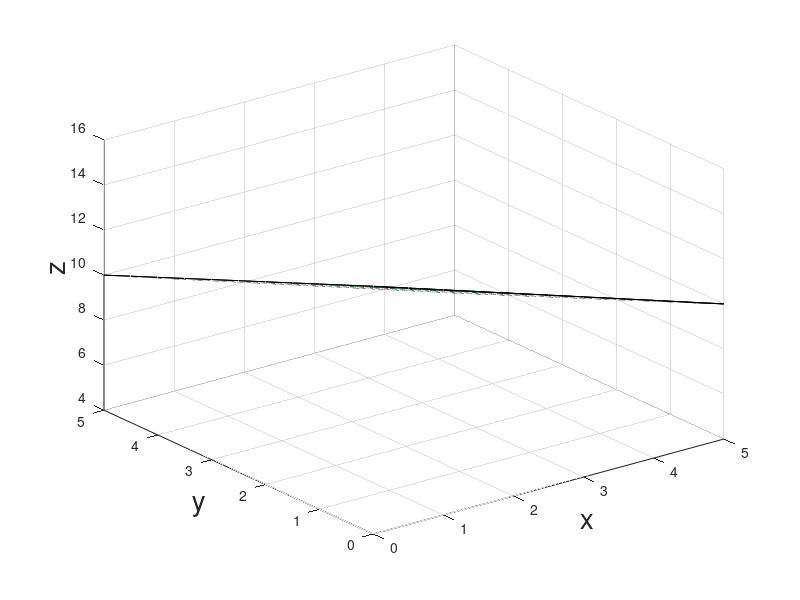

Write the MATLAB code that produced this figure.
a1=input("input a1: "); # вектор нормалі 1
b1=input("input b1: ");
c1=input("input c1: ");

x1=input("input x1: "); # точка для площини 1
y1=input("input y1: ");
z1=input("input z1: ");

d1=-a1*x1-b1*y1-c1*z1;

a2=input("input a2: "); # вектор нормалі 2
b2=input("input b2: ");
c2=input("input c2: ");

x2=input("input x2: "); # точка для площини 2
y2=input("input y2: ");
z2=input("input z2: ");

d2=-a2*x2-b2*y2-c2*z2;

B0=-d1/c1; B1=-a1/c1; B2=-b1/c1;
X=0 : 0.5 : 5;
Y=0 : 0.5 : 5;
[x,y] = meshgrid(X,Y);
z=B0+B1*x+B2*y;
surf(x,y,z);
grid on;
xlabel ('x' ,'FontSize' ,20);
ylabel ('y' ,'FontSize' ,20);
zlabel ('z' ,'FontSize' ,20);
hold on;
B0=-d2/c2; B1=-a2/c2; B2=-b2/c2;
X=0 : 0.5 : 5;
Y=0 : 0.5 : 5;
[x,y] = meshgrid(X,Y);
z=B0+B1*x+B2*y;
surf(x,y,z);
